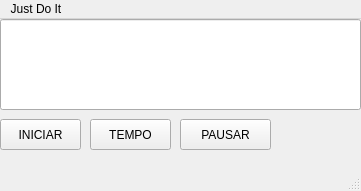
<?xml version="1.0" encoding="UTF-8"?>
<ui version="4.0">
 <class>pomodoro</class>
 <widget class="QMainWindow" name="pomodoro">
  <property name="geometry">
   <rect>
    <x>0</x>
    <y>0</y>
    <width>361</width>
    <height>191</height>
   </rect>
  </property>
  <property name="windowTitle">
   <string>pomodoro</string>
  </property>
  <widget class="QWidget" name="centralwidget">
   <widget class="QPushButton" name="startButton">
    <property name="geometry">
     <rect>
      <x>0</x>
      <y>100</y>
      <width>81</width>
      <height>31</height>
     </rect>
    </property>
    <property name="text">
     <string>INICIAR</string>
    </property>
   </widget>
   <widget class="QLineEdit" name="timerLabel">
    <property name="geometry">
     <rect>
      <x>0</x>
      <y>0</y>
      <width>361</width>
      <height>91</height>
     </rect>
    </property>
    <property name="font">
     <font>
      <family>Consolas</family>
      <pointsize>50</pointsize>
      <bold>true</bold>
     </font>
    </property>
    <property name="text">
     <string/>
    </property>
    <property name="readOnly">
     <bool>true</bool>
    </property>
   </widget>
   <widget class="QPushButton" name="adjustTimeButton">
    <property name="geometry">
     <rect>
      <x>90</x>
      <y>100</y>
      <width>81</width>
      <height>31</height>
     </rect>
    </property>
    <property name="text">
     <string>TEMPO</string>
    </property>
   </widget>
   <widget class="QPushButton" name="pauseButton">
    <property name="geometry">
     <rect>
      <x>180</x>
      <y>100</y>
      <width>91</width>
      <height>31</height>
     </rect>
    </property>
    <property name="text">
     <string>PAUSAR</string>
    </property>
   </widget>
  </widget>
  <widget class="QMenuBar" name="menubar">
   <property name="geometry">
    <rect>
     <x>0</x>
     <y>0</y>
     <width>361</width>
     <height>21</height>
    </rect>
   </property>
   <widget class="QMenu" name="menuJust_Do_It">
    <property name="title">
     <string>Just Do It</string>
    </property>
   </widget>
   <addaction name="menuJust_Do_It"/>
  </widget>
  <widget class="QStatusBar" name="statusbar"/>
 </widget>
 <resources/>
 <connections/>
</ui>
